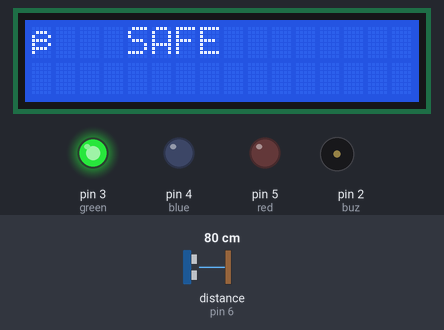
Bench run of a sketch on a simulated Arduino Uno, built with avr-gcc and run on an emulated ATmega328P. On the bench: 16×2 character LCD, output pins drawn as LEDs (lit = HIGH), buzzer (waves = sounding, pin HIGH). Wiring (inferred from the names in the program): ultrasonic range finder: trigger pin 7; echo pin 6. The test bench sets the inputs (shaded band); at power-on: distance to the obstacle (sensor on pin 6) 80 cm. The echo pulse lasts 58.3 µs per cm; pins used as bus, display or sensor lines are not drawn; what the sketch prints to the serial monitor is not drawn.

Above: at 1.2 s.
1.3 s: distance to the obstacle (sensor on pin 6) set to 23 cm
4.3 s: distance to the obstacle (sensor on pin 6) set to 19 cm
At 5.0 s:
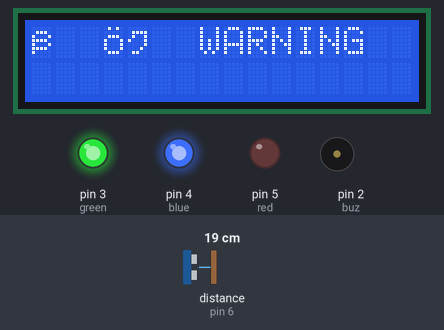
7.1 s: distance to the obstacle (sensor on pin 6) set to 12 cm
8.6 s: distance to the obstacle (sensor on pin 6) set to 9 cm
At 9.0 s:
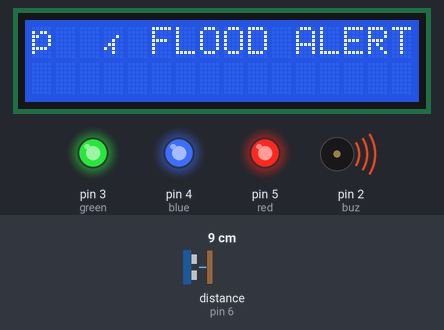
11.1 s: distance to the obstacle (sensor on pin 6) set to 18 cm
At 11.6 s:
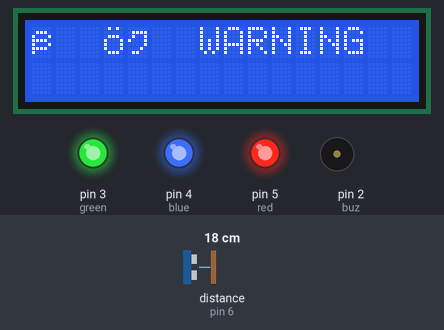
13.7 s: distance to the obstacle (sensor on pin 6) set to 2 cm
At 14.1 s:
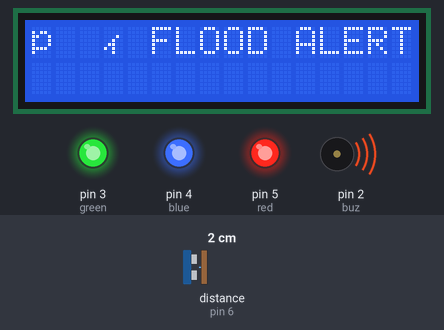
Timing chart, 0 to 16.7 s (numbered marks = the images above; inputs shaded):
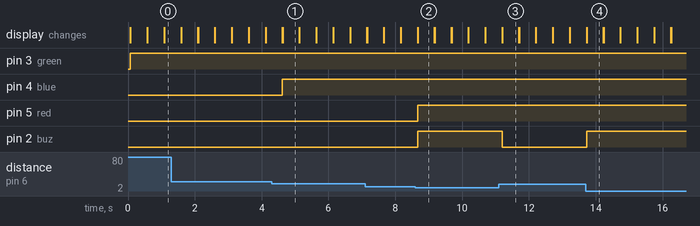

Measured:
- the behaviour switches between 21 and 20 cm on distance to the obstacle (sensor on pin 6) (found by bisection; images 0 and 1)
- the behaviour switches between 11 and 10 cm on distance to the obstacle (sensor on pin 6) (found by bisection; images 1 and 2)
- after the input at 4.3 s, pin 4 (blue): LOW → HIGH after 0.32 s; the display: first differs from a run without the input after 0.32 s (image 1)
- after the input at 8.6 s, pin 5 (red), pin 2 (buz): LOW → HIGH after 0.07 s; the display: first differs from a run without the input after 0.07 s (image 2)
- after the input at 11.1 s, pin 2 (buz): HIGH → LOW after 0.10 s; the display: first differs from a run without the input after 0.10 s (image 3)
- after the input at 13.7 s, pin 2 (buz): LOW → HIGH at once; the display: first differs from a run without the input at once (image 4)
- what the display in image 1 shows lasts 0.5 s, from 4.6 s to 5.1 s

The sketch:

code.ino
```cpp
#include <LiquidCrystal.h>

LiquidCrystal lcd(13, 12, 11, 10, 9, 8);

int trig = 7;
int echo = 6;
int red = 5;
int blue = 4;
int green = 3;
int buz = 2;

int distance;
long duration;

void setup() {
  pinMode(trig, OUTPUT);
  pinMode(echo, INPUT);
  pinMode(red, OUTPUT);
  pinMode(blue, OUTPUT);
  pinMode(green, OUTPUT);
  pinMode(buz, OUTPUT);

  lcd.begin(16, 2);
  Serial.begin(9600);
}

void loop() {
  digitalWrite(trig, LOW);
  delayMicroseconds(2);
  digitalWrite(trig, HIGH);
  delayMicroseconds(10);
  digitalWrite(trig, LOW);

  duration = pulseIn(echo, HIGH);
  distance = duration * 0.034 / 2;

  Serial.println(distance);

  if(distance < 10) {
    digitalWrite(red, HIGH);
    digitalWrite(buz, HIGH);
    lcd.print("🚨 FLOOD ALERT ");
  }
  else if(distance < 20) {
    digitalWrite(blue, HIGH);
    digitalWrite(buz, LOW);
    lcd.print("⚠️ WARNING ");
  }
  else {
    digitalWrite(green, HIGH);
    digitalWrite(red, LOW);
    digitalWrite(blue, LOW);
    digitalWrite(buz, LOW);
    lcd.print("✅ SAFE ");
  }

  delay(500);
  lcd.clear();
}
```
